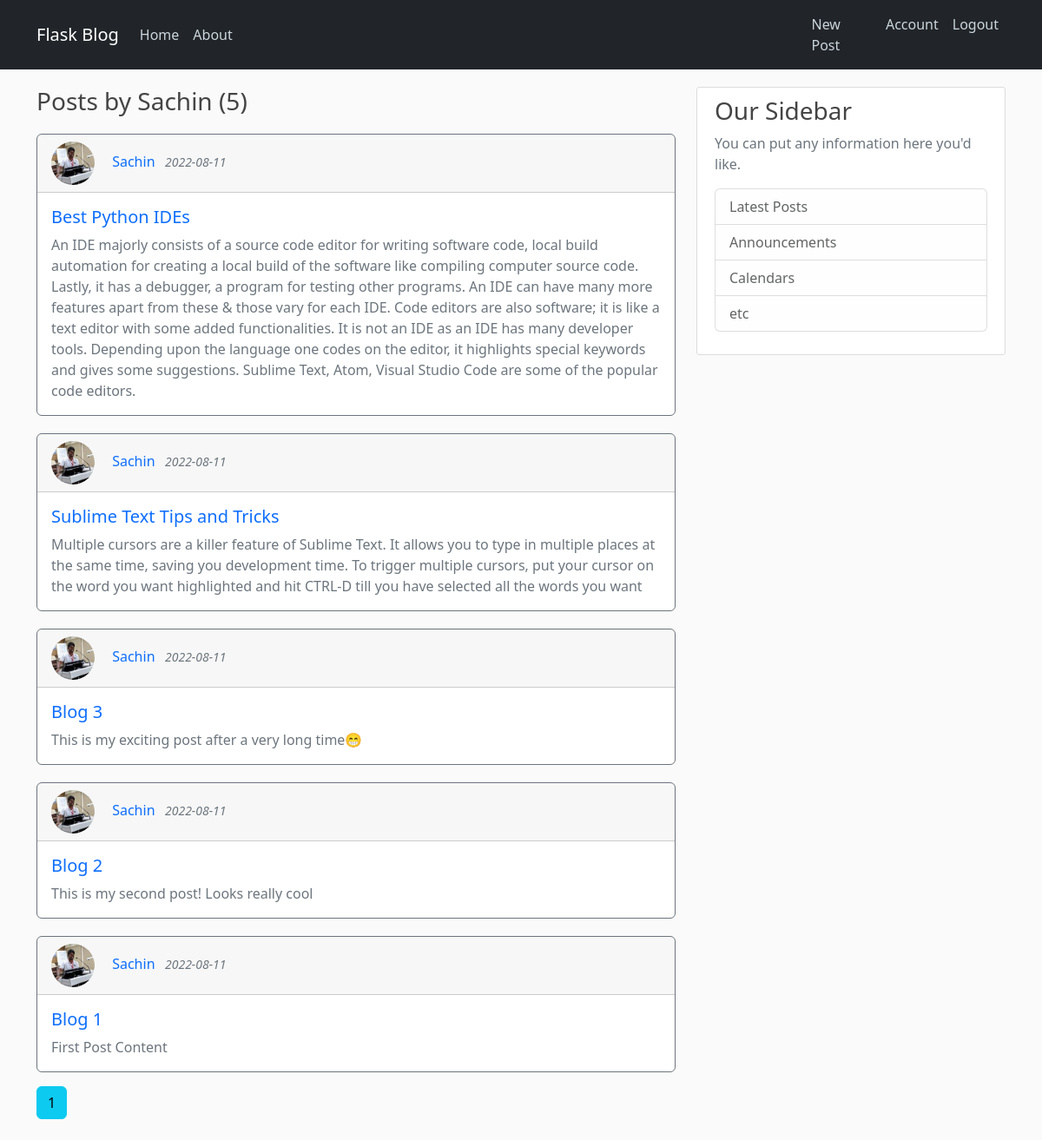
The page /user/Sachin (signed in) on the database its author committed.
### flaskblog/models.py (models this page shows, shortened)
class User(db.Model, UserMixin):
    id = db.Column(db.Integer, primary_key=True)
    username = db.Column(db.String(20), unique=True, nullable=False)
    email = db.Column(db.String(120), unique=True, nullable=False)
    image_file = db.Column(db.String(20), nullable=False,
                           default='default.jpg')
    password = db.Column(db.String(60), nullable=False)
    posts = db.relationship('Post', backref='author', lazy=True)

class Post(db.Model):
    id = db.Column(db.Integer, primary_key=True)
    title = db.Column(db.String(100), nullable=False)
    date_posted = db.Column(db.DateTime, nullable=False,
                            default=datetime.utcnow)
    content = db.Column(db.Text, nullable=False)
    user_id = db.Column(db.Integer, db.ForeignKey('user.id'), nullable=False)

### flaskblog/routes.py (the view)
@app.route("/user/<string:username>")
def user_posts(username):
    page = request.args.get('page', 1, type=int)
    user = User.query.filter_by(username=username).first_or_404()
    posts = Post.query.filter_by(author=user)\
        .order_by(Post.date_posted.desc())\
        .paginate(page=page, per_page=5)
    return render_template('user_posts.html', posts=posts, user=user)

### flaskblog/models.py (called while the page is built)
@login_manager.user_loader
def load_user(user_id):
    return User.query.get(int(user_id))

### flaskblog/templates/user_posts.html
{% extends "layout.html" %} {% block content %}
<h3 class="mb-3" style="margin-top: 20px">
  Posts by {{ user.username }} ({{ posts.total }})
</h3>
{% for post in posts.items %}
<div
  class="card border-secondary mb-3"
  style="max-width: 100%; margin-top: 20px"
>
  <div class="card-header">
    <img
      class="rounded-circle article-img"
      src="{{ url_for('static', filename='profile_pics/' + post.author.image_file) }}"
      style="width: 50px; height: 50px"
    />
    <a
      href="{{ url_for('user_posts', username=post.author.username) }}"
      style="text-decoration: none"
      >{{ post.author.username }}</a
    >
    <small class="text-muted"
      >&nbsp;&nbsp;<i>{{ post.date_posted.strftime('%Y-%m-%d') }}</i></small
    >
  </div>
  <div class="card-body text-secondary">
    <h5 class="card-title">
      <a
        href="{{ url_for('post', post_id=post.id) }}"
        style="text-decoration: none"
        >{{ post.title }}</a
      >
    </h5>
    <p class="card-text">{{ post.content }}</p>
  </div>
</div>
{% endfor %} {% for page_num in posts.iter_pages(left_edge=1, right_edge=1,
left_current=1, right_current=2) %} {% if page_num %} {% if page_num ==
posts.page %}
<a
  class="btn btn-info mb-4"
  href="{{ url_for('user_posts', username=user.username, page=page_num) }}"
  >{{ page_num }}</a
>
{% else %}
<a
  class="btn btn-outline-info mb-4"
  href="{{ url_for('user_posts', username=user.username, page=page_num) }}"
  >{{ page_num }}</a
>
{% endif %} {% else %} ... {% endif %} {% endfor %} {% endblock content %}

### flaskblog/static/main.css (style rules this page uses)
body { background: #fafafa; color: #333333; margin-top: 5rem; }
h1, h2, h3, h4, h5, h6 { color: #444444; }
.article-img { height: 65px; width: 65px; margin-right: 16px; }

### rows shown on the page
User: username "Sachin"
Post: image_file (picture), author.username "Sachin", date_posted "2022-08-11", title "Best Python IDEs", content "An IDE majorly consists of a source code editor for writing software code, local build automation for creating a local build of the software like compiling computer source code. Lastly, it has a debugger, a program for testing other programs. An IDE can have many more features apart from these & those vary for each IDE. Code editors are also software; it is like a text editor with some added functionalities. It is not an IDE as an IDE has many developer tools. Depending upon the language one codes on the editor, it highlights special keywords and gives some suggestions. Sublime Text, Atom, Visual Studio Code are some of the popular code editors."
Post: image_file (picture), author.username "Sachin", date_posted "2022-08-11", title "Sublime Text Tips and Tricks", content "Multiple cursors are a killer feature of Sublime Text. It allows you to type in multiple places at the same time, saving you development time. To trigger multiple cursors, put your cursor on the word you want highlighted and hit CTRL-D till you have selected all the words you want"
Post: image_file (picture), author.username "Sachin", date_posted "2022-08-11", title "Blog 3", content "This is my exciting post after a very long time😁"
Post: image_file (picture), author.username "Sachin", date_posted "2022-08-11", title "Blog 2", content "This is my second post! Looks really cool"
Post: image_file (picture), author.username "Sachin", date_posted "2022-08-11", title "Blog 1", content "First Post Content"

### other values the page prints
{{ posts.total }} "5"
{{ page_num }} "1"
